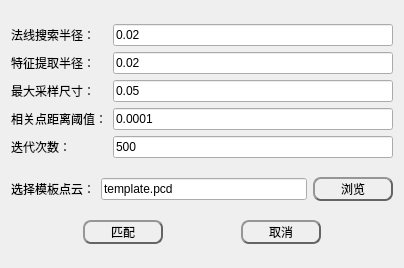
<?xml version="1.0" encoding="UTF-8"?>
<ui version="4.0">
 <class>TemplateMatchingDlgClass</class>
 <widget class="QWidget" name="TemplateMatchingDlgClass">
  <property name="geometry">
   <rect>
    <x>0</x>
    <y>0</y>
    <width>404</width>
    <height>268</height>
   </rect>
  </property>
  <property name="windowTitle">
   <string>模板匹配</string>
  </property>
  <layout class="QGridLayout" name="gridLayout_2">
   <item row="0" column="0">
    <layout class="QGridLayout" name="gridLayout">
     <item row="0" column="1">
      <widget class="QLineEdit" name="NormalRadius">
       <property name="text">
        <string>0.02</string>
       </property>
      </widget>
     </item>
     <item row="2" column="0">
      <widget class="QLabel" name="label_15">
       <property name="text">
        <string>最大采样尺寸：</string>
       </property>
      </widget>
     </item>
     <item row="1" column="1">
      <widget class="QLineEdit" name="FeatureRadius">
       <property name="text">
        <string>0.02</string>
       </property>
      </widget>
     </item>
     <item row="1" column="0">
      <widget class="QLabel" name="label_14">
       <property name="text">
        <string>特征提取半径：</string>
       </property>
      </widget>
     </item>
     <item row="3" column="1">
      <widget class="QLineEdit" name="MaxCorrespondenceDistance">
       <property name="text">
        <string>0.0001</string>
       </property>
      </widget>
     </item>
     <item row="0" column="0">
      <widget class="QLabel" name="label_13">
       <property name="text">
        <string>法线搜索半径：</string>
       </property>
      </widget>
     </item>
     <item row="3" column="0">
      <widget class="QLabel" name="label_16">
       <property name="text">
        <string>相关点距离阈值：</string>
       </property>
      </widget>
     </item>
     <item row="4" column="0">
      <widget class="QLabel" name="label_17">
       <property name="text">
        <string>迭代次数：</string>
       </property>
      </widget>
     </item>
     <item row="2" column="1">
      <widget class="QLineEdit" name="MinSampleDistance">
       <property name="text">
        <string>0.05</string>
       </property>
      </widget>
     </item>
     <item row="4" column="1">
      <widget class="QLineEdit" name="MaximumIterations">
       <property name="text">
        <string>500</string>
       </property>
      </widget>
     </item>
    </layout>
   </item>
   <item row="1" column="0">
    <layout class="QGridLayout" name="gridLayout_5">
     <item row="0" column="2">
      <widget class="QPushButton" name="BrowseTemplate">
       <property name="minimumSize">
        <size>
         <width>80</width>
         <height>24</height>
        </size>
       </property>
       <property name="maximumSize">
        <size>
         <width>112</width>
         <height>16777215</height>
        </size>
       </property>
       <property name="styleSheet">
        <string notr="true">QPushButton{
	color: rgb(0, 0, 0);
	background-color: rgba(255, 255, 255,0);
	border:2px outset rgb(100, 100, 100);
	border-radius:8px;
  	text-align: center center;
} 

/*鼠标放在按钮上方*/
QPushButton:hover:enabled {
	background-color: rgba(255, 255, 255,150);
	border:2px outset rgba(100, 100, 100,150);
} 

/*鼠标点击按钮*/
QPushButton:pressed:enabled {
	background-color: rgba(255, 255, 255,255);
	border:4px outset rgba(100, 100, 100,255);
}

QPushButton:enabled{ 
	color: rgb(0, 0, 0);
	background-color: rgba(255, 255, 255,0);
	border:2px outset rgb(100, 100, 100);
}

QPushButton:disabled{ 
	color: rgb(150, 150, 150);
	background-color: rgba(150, 150, 150,0);
	border:2px outset rgb(100, 100, 100);
}</string>
       </property>
       <property name="text">
        <string>浏览</string>
       </property>
      </widget>
     </item>
     <item row="0" column="1">
      <widget class="QLineEdit" name="PathTemplate">
       <property name="text">
        <string>template.pcd</string>
       </property>
      </widget>
     </item>
     <item row="0" column="0">
      <widget class="QLabel" name="label_12">
       <property name="text">
        <string>选择模板点云：</string>
       </property>
      </widget>
     </item>
    </layout>
   </item>
   <item row="2" column="0">
    <layout class="QHBoxLayout" name="horizontalLayout">
     <item>
      <spacer name="horizontalSpacer_4">
       <property name="orientation">
        <enum>Qt::Horizontal</enum>
       </property>
       <property name="sizeHint" stdset="0">
        <size>
         <width>40</width>
         <height>20</height>
        </size>
       </property>
      </spacer>
     </item>
     <item>
      <widget class="QPushButton" name="btn_ok">
       <property name="minimumSize">
        <size>
         <width>80</width>
         <height>24</height>
        </size>
       </property>
       <property name="maximumSize">
        <size>
         <width>117</width>
         <height>16777215</height>
        </size>
       </property>
       <property name="styleSheet">
        <string notr="true">QPushButton{
	color: rgb(0, 0, 0);
	background-color: rgba(255, 255, 255,0);
	border:2px outset rgb(100, 100, 100);
	border-radius:8px;
  	text-align: center center;
} 

/*鼠标放在按钮上方*/
QPushButton:hover:enabled {
	background-color: rgba(255, 255, 255,150);
	border:2px outset rgba(100, 100, 100,150);
} 

/*鼠标点击按钮*/
QPushButton:pressed:enabled {
	background-color: rgba(255, 255, 255,255);
	border:4px outset rgba(100, 100, 100,255);
}

QPushButton:enabled{ 
	color: rgb(0, 0, 0);
	background-color: rgba(255, 255, 255,0);
	border:2px outset rgb(100, 100, 100);
}

QPushButton:disabled{ 
	color: rgb(150, 150, 150);
	background-color: rgba(150, 150, 150,0);
	border:2px outset rgb(100, 100, 100);
}</string>
       </property>
       <property name="text">
        <string>匹配</string>
       </property>
      </widget>
     </item>
     <item>
      <spacer name="horizontalSpacer_5">
       <property name="orientation">
        <enum>Qt::Horizontal</enum>
       </property>
       <property name="sizeHint" stdset="0">
        <size>
         <width>40</width>
         <height>20</height>
        </size>
       </property>
      </spacer>
     </item>
     <item>
      <widget class="QPushButton" name="btn_cancel">
       <property name="minimumSize">
        <size>
         <width>80</width>
         <height>24</height>
        </size>
       </property>
       <property name="styleSheet">
        <string notr="true">QPushButton{
	color: rgb(0, 0, 0);
	background-color: rgba(255, 255, 255,0);
	border:2px outset rgb(100, 100, 100);
	border-radius:8px;
  	text-align: center center;
} 

/*鼠标放在按钮上方*/
QPushButton:hover:enabled {
	background-color: rgba(255, 255, 255,150);
	border:2px outset rgba(100, 100, 100,150);
} 

/*鼠标点击按钮*/
QPushButton:pressed:enabled {
	background-color: rgba(255, 255, 255,255);
	border:4px outset rgba(100, 100, 100,255);
}

QPushButton:enabled{ 
	color: rgb(0, 0, 0);
	background-color: rgba(255, 255, 255,0);
	border:2px outset rgb(100, 100, 100);
}

QPushButton:disabled{ 
	color: rgb(150, 150, 150);
	background-color: rgba(150, 150, 150,0);
	border:2px outset rgb(100, 100, 100);
}</string>
       </property>
       <property name="text">
        <string>取消</string>
       </property>
      </widget>
     </item>
     <item>
      <spacer name="horizontalSpacer_6">
       <property name="orientation">
        <enum>Qt::Horizontal</enum>
       </property>
       <property name="sizeHint" stdset="0">
        <size>
         <width>40</width>
         <height>20</height>
        </size>
       </property>
      </spacer>
     </item>
    </layout>
   </item>
  </layout>
 </widget>
 <layoutdefault spacing="6" margin="11"/>
 <resources/>
 <connections/>
</ui>
